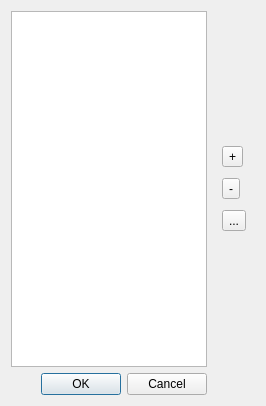
<?xml version="1.0" encoding="UTF-8"?>
<ui version="4.0">
 <class>LocationManagementDialog</class>
 <widget class="QDialog" name="LocationManagementDialog">
  <property name="geometry">
   <rect>
    <x>0</x>
    <y>0</y>
    <width>266</width>
    <height>406</height>
   </rect>
  </property>
  <property name="windowTitle">
   <string>Dialog</string>
  </property>
  <layout class="QGridLayout" name="gridLayout">
   <item row="0" column="0" rowspan="3">
    <widget class="QListView" name="locationListView"/>
   </item>
   <item row="3" column="0">
    <widget class="QDialogButtonBox" name="buttonBox">
     <property name="orientation">
      <enum>Qt::Horizontal</enum>
     </property>
     <property name="standardButtons">
      <set>QDialogButtonBox::Cancel|QDialogButtonBox::Ok</set>
     </property>
    </widget>
   </item>
   <item row="1" column="1">
    <widget class="QWidget" name="widget" native="true">
     <layout class="QVBoxLayout" name="verticalLayout">
      <item>
       <widget class="QToolButton" name="addButton">
        <property name="text">
         <string>+</string>
        </property>
       </widget>
      </item>
      <item>
       <widget class="QToolButton" name="removeButton">
        <property name="text">
         <string>-</string>
        </property>
       </widget>
      </item>
      <item>
       <widget class="QToolButton" name="modifyButton">
        <property name="text">
         <string>...</string>
        </property>
       </widget>
      </item>
     </layout>
    </widget>
   </item>
   <item row="2" column="1">
    <widget class="QWidget" name="widget_2" native="true"/>
   </item>
   <item row="0" column="1">
    <widget class="QWidget" name="widget_3" native="true"/>
   </item>
  </layout>
 </widget>
 <resources/>
 <connections>
  <connection>
   <sender>buttonBox</sender>
   <signal>accepted()</signal>
   <receiver>LocationManagementDialog</receiver>
   <slot>accept()</slot>
   <hints>
    <hint type="sourcelabel">
     <x>248</x>
     <y>254</y>
    </hint>
    <hint type="destinationlabel">
     <x>157</x>
     <y>274</y>
    </hint>
   </hints>
  </connection>
  <connection>
   <sender>buttonBox</sender>
   <signal>rejected()</signal>
   <receiver>LocationManagementDialog</receiver>
   <slot>reject()</slot>
   <hints>
    <hint type="sourcelabel">
     <x>316</x>
     <y>260</y>
    </hint>
    <hint type="destinationlabel">
     <x>286</x>
     <y>274</y>
    </hint>
   </hints>
  </connection>
 </connections>
</ui>
